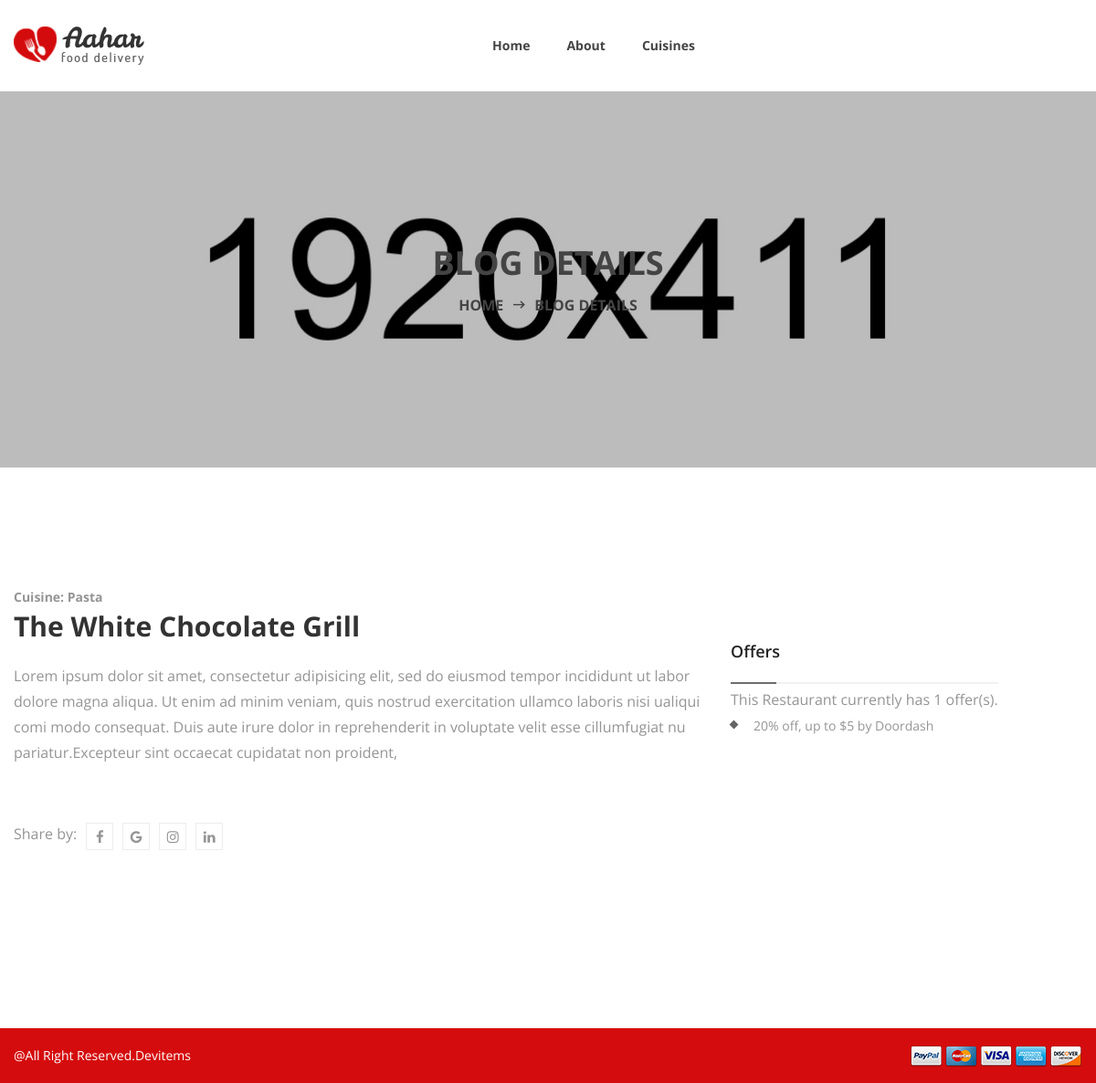
/restdetail/1/, run on an earlier commit of the app's database.
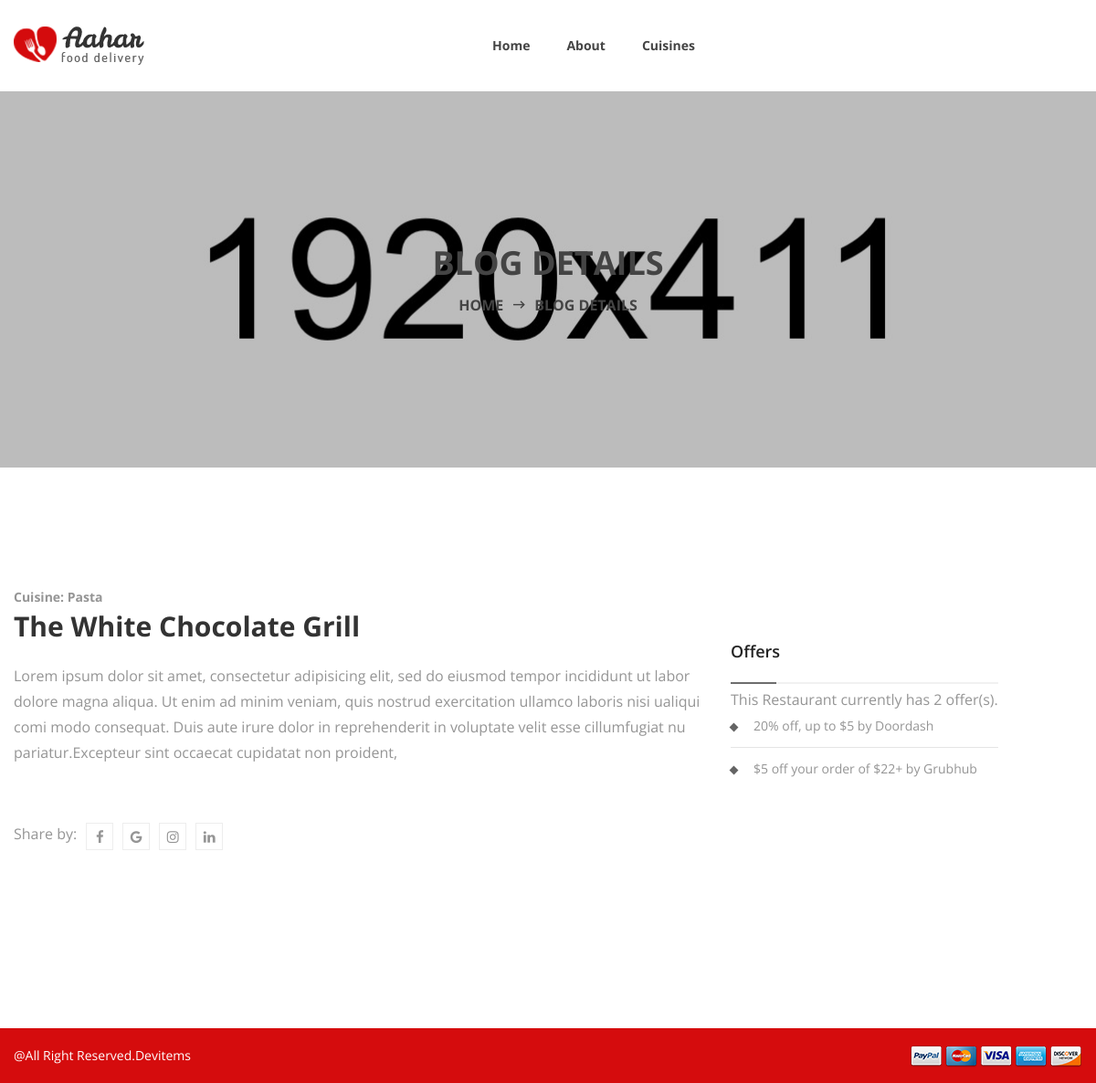
And on a later commit of the database.
### foods/models.py (models this page shows, shortened)
class Restarantinfo(models.Model):
    rest_name = models.CharField(max_length = 200, default = '')
    rest_image = models.ImageField(blank = True, default = 'foods/placehold_stock.jpg')
    is_closed = models.BooleanField(default = False)
    deliveries = models.BooleanField(default = True)
    pickup = models.BooleanField(default = True)
    cuisines = models.CharField(max_length = 200)
    price = models.CharField(max_length = 200)
    phone = models.CharField(max_length = 200)
    address = models.CharField(max_length = 200)
    city = models.CharField(max_length = 200)
    zip_code = models.PositiveSmallIntegerField()
    offer = models.ForeignKey(Offer, on_delete=models.CASCADE)

class Offer(models.Model):
    rest_name = models.CharField(max_length = 200)
    rest_offer = models.CharField(max_length = 200)
    rating = models.FloatField(max_length = 10)
    source = models.URLField(max_length = 200)
    date = models.DateField(auto_now = True)
    active = models.BooleanField(default = True)
    expiration = models.DateField(null = True)

### foods/views.py (the view)
# urls.py: path('restdetail/<int:pk>/', RestaurantDetailView.as_view(), name = "rest_detail"),
class RestaurantDetailView(DetailView):
    model = Restarantinfo
    template_name = "foods/rest_detail.html"
    def get_context_data(self, *args, **kwargs):
        context = super(RestaurantDetailView, self).get_context_data(*args, **kwargs)
        instance  = self.get_object()
        restaurant = Restarantinfo.objects.get(pk = instance.pk)
        offers = Offer.objects.filter(rest_name = restaurant.rest_name)
        context["dining_name"] = restaurant
        context["dining_offers"] = offers
        context["number_of_offers"] = offers.count()
        return context

### foods/templates/foods/rest_detail.html (shortened to what this page needs)
{% load static %}
<!doctype html>
<html class="no-js" lang="zxx">
<head>
    <link rel="stylesheet" href='{% static "foods/css/bootstrap.min.css" %}'>
    <link rel="stylesheet" href='{% static "foods/css/plugins.css" %}'>
    <link rel="stylesheet" href='{% static "foods/style.css" %}'>
    <link rel="stylesheet" href='{% static "foods/css/custom.css" %}'>
</head>
<body>
    <div class="wrapper" id="wrapper">
        <div id="sticky-header-with-topbar" class="mainmenu__wrap sticky__header">
            <div class="container">
                <div class="row">
                    <div class="col-lg-2 col-sm-4 col-md-6 order-1 order-lg-1">
                        <div class="logo">
                            <a href="{% url 'offer_list' %}">
                                <img src='{% static "foods/images/logo/foody.png" alt="logo images" %}'>
                            </a>
                        </div>
                    </div>
                    <div class="col-lg-9 col-sm-4 col-md-2 order-3 order-lg-2">
                        <div class="main__menu__wrap">
                            <nav class="main__menu__nav d-none d-lg-block">
                                <ul class="mainmenu">
                                    <li class="drop"><a href="index.html">Home</a>
                                    </li>
                                    <li><a href="about-us.html">About</a></li>
                                    <li class="drop"><a href="menu-grid.html">Cuisines</a>
                                    </li>
                                </ul>
                            </nav>
                        </div>
                    </div>
                </div>
            </div>
        </div>
        <div class="ht__bradcaump__area bg-image--18">
            <div class="ht__bradcaump__wrap d-flex align-items-center">
                <div class="container">
                    <div class="row">
                        <div class="col-lg-12 col-md-12 col-sm-12">
                            <div class="bradcaump__inner text-center">
                                <h2 class="bradcaump-title">Blog Details</h2>
                                <nav class="bradcaump-inner">
                                    <a class="breadcrumb-item" href="index.html">Home</a>
                                    <span class="brd-separetor"><i class="zmdi zmdi-long-arrow-right"></i></span>
                                    <span class="breadcrumb-item active">Blog Details</span>
                                </nav>
                            </div>
                        </div>
                    </div>
                </div>
            </div>
        </div>
        <section class="blog__details__wrapper section-padding--lg blog-details-page bg--white">
            <div class="container">
                <div class="row">
                    <div class="col-lg-8 col-md-12 col-sm-12">
                        <div class="blog__details__container">
                            <div class="bl__details__inner">
                                <div class="bl__details__content">
                                    <span>Cuisine: Pasta</span>
                                    <h2>{{dining_name.rest_name}}</h2>
                                    <p>Lorem ipsum dolor sit amet, consectetur adipisicing elit, sed do eiusmod tempor
                                        incididunt ut labor dolore magna aliqua. Ut enim ad minim veniam, quis nostrud
                                        exercitation ullamco laboris nisi ualiqui comi modo consequat. Duis aute irure
                                        dolor in reprehenderit in voluptate velit esse cillumfugiat nu
                                        pariatur.Excepteur sint occaecat cupidatat non proident,</p>
                                    <div class="bl__share d-flex">
                                        <span>Share by:</span>
                                        <ul class="blog__social__net d-flex">
                                            <li><a href="#"><i class="fa fa-facebook"></i></a></li>
                                            <li><a href="#"><i class="fa fa-google"></i></a></li>
                                            <li><a href="#"><i class="fa fa-instagram"></i></a></li>
                                            <li><a href="#"><i class="fa fa-linkedin"></i></a></li>
                                        </ul>
                                    </div>
                                </div>
                            </div>
                        </div>
                    </div>
                    <div class="food__category__area mt--60">
                        <h4 class="side__title" style="margin-bottom: 5px;">Offers</h4>
                        <p>This Restaurant currently has {{number_of_offers}} offer(s).</p>
                        <ul class="food__category" style="padding-top: 5px;">
                            {% for i in dining_offers %}
                            <li>{{i.rest_offer}} by {{i.source}}</li>
                            {% endfor %}
                        </ul>
                    </div>
                </div>
            </div>
    </div>
    <div class="copyright bg--theme">
        <div class="container">
            <div class="row">
                <div class="col-lg-12 col-md-12 col-sm-12">
                    <div class="copyright__inner">
                        <div class="cpy__right--left">
                            <p>@All Right Reserved.<a href="https://devitems.com">Devitems</a></p>
                        </div>
                        <div class="cpy__right--right">
                            <a href="#">
                                <img src="images/icon/shape/2.png" alt="payment images">
                            </a>
                        </div>
                    </div>
                </div>
            </div>
        </div>
    </div>
</body>
</html>

What changed in the data, as far as the page shows it:
added Offer: rest_offer "$5 off your order of $22+", source "Grubhub"
Also different on the page:
{{ number_of_offers }}: "1" → "2"
